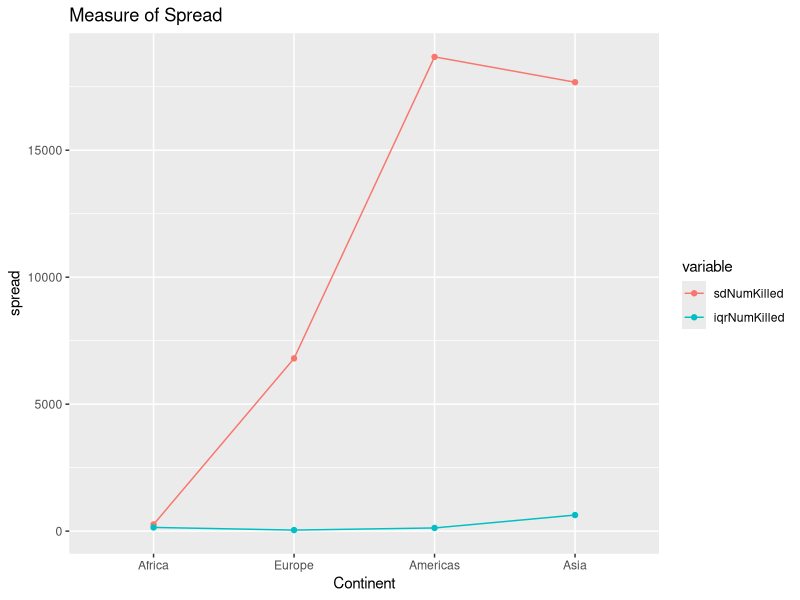
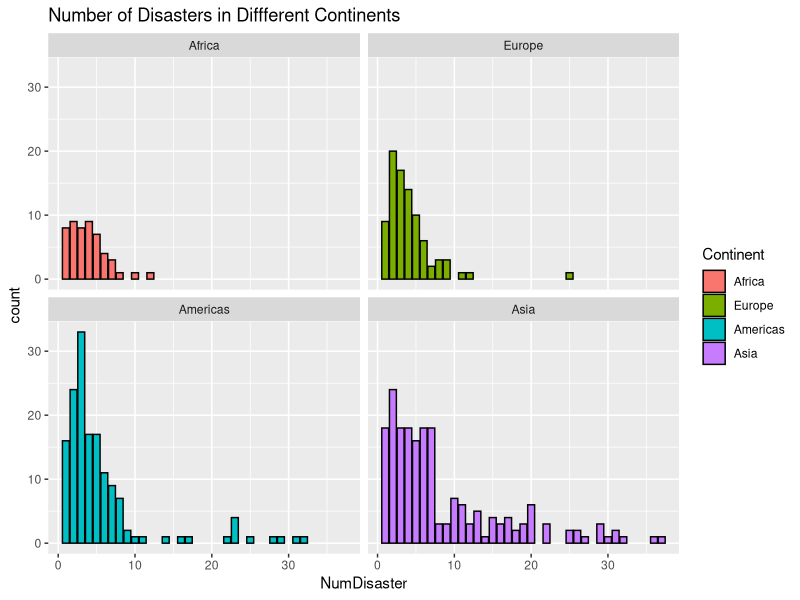
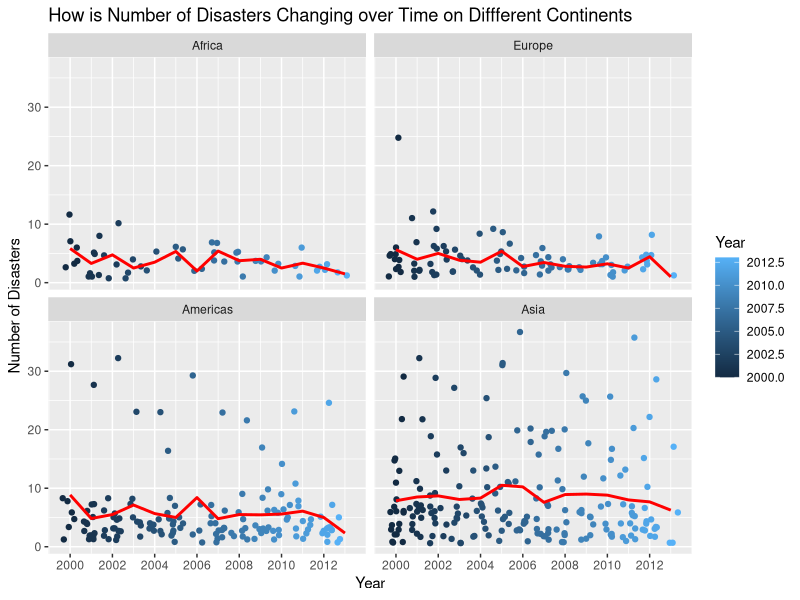
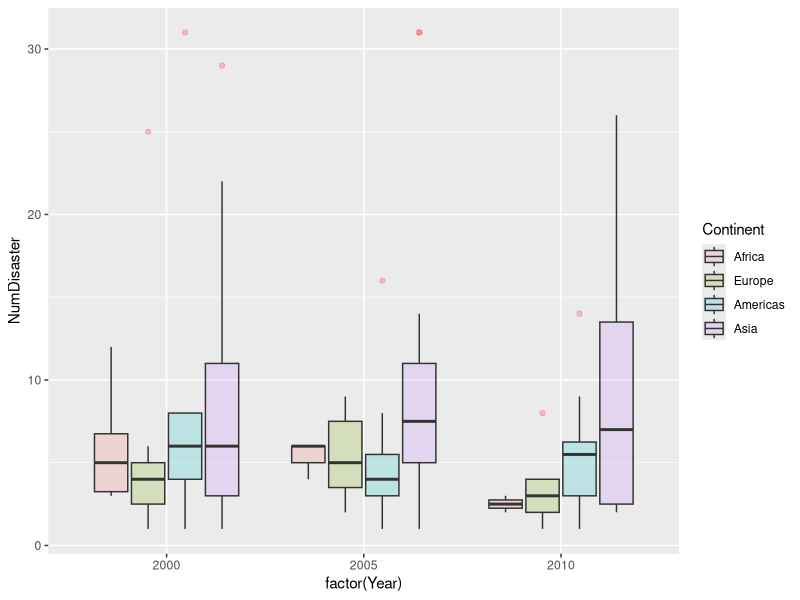
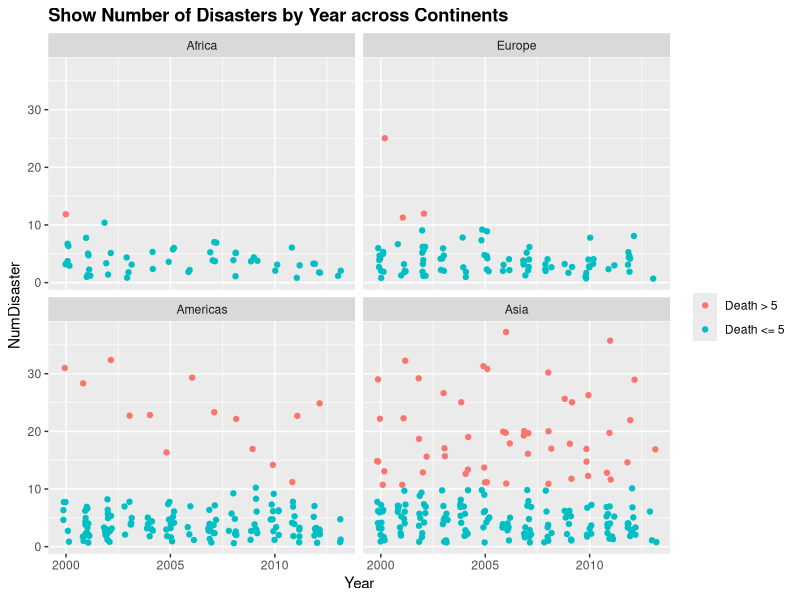
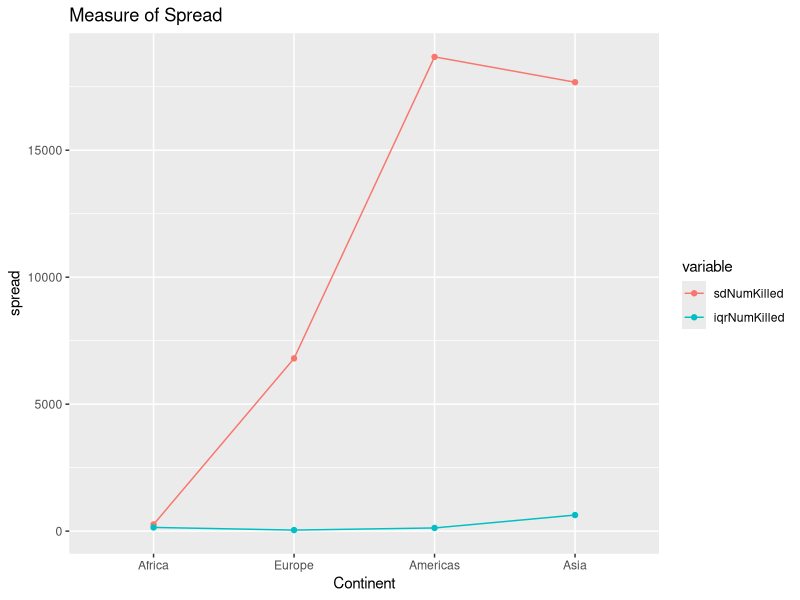
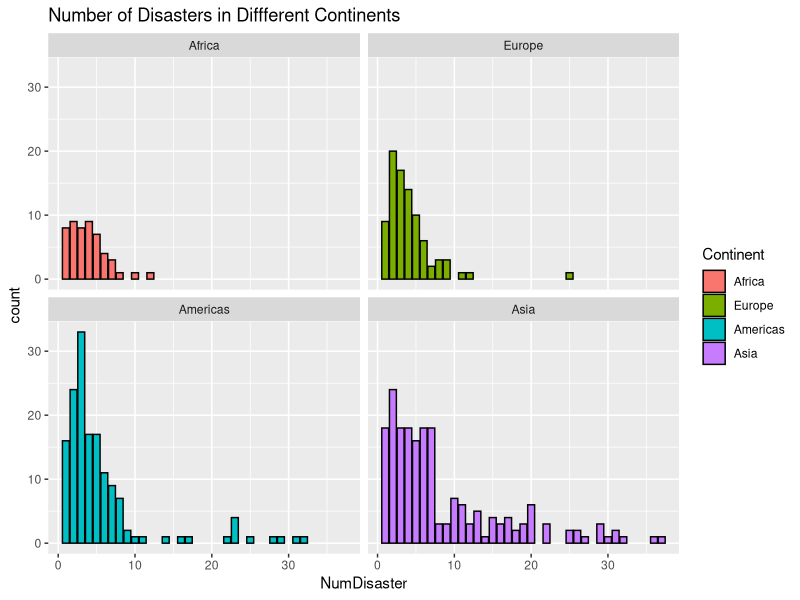
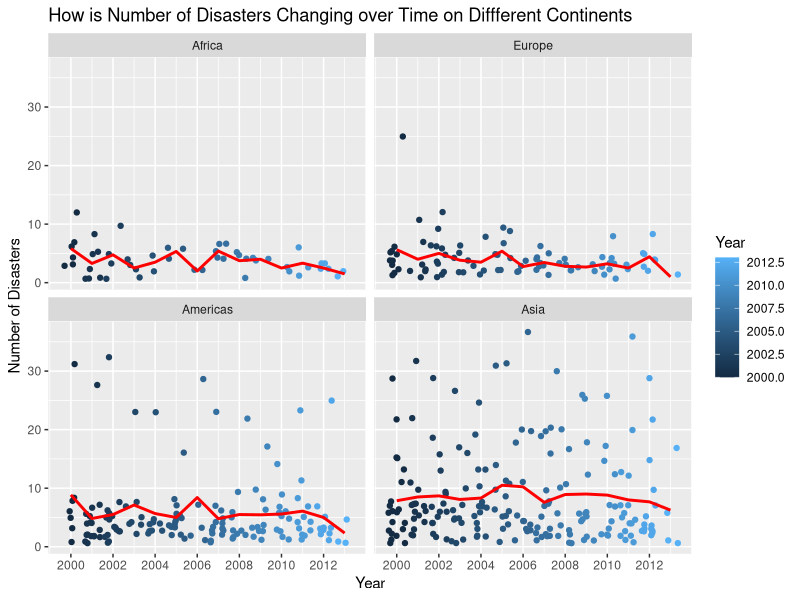

Reproduce these figures in R, in order. (Note: this script raises an error after producing the figures.)
library(arm)
library(ggplot2)
library(plyr)
library(xtable)
library(reshape2)

Disaster <- read.delim("Disaster_clean.tsv")


## Learn from JB's code
## infer order of Race and Film factors from order in file
Disaster <-
  within(Disaster, {
    Continent <- factor(as.character(Continent), levels = unique(Disaster$Continent))
  })


## try to get the spread of death within the continents
spreaddeath <- ddply(Disaster, ~ Continent, summarize,
                     sdNumKilled = sd(NumKilled), 
                     iqrNumKilled = IQR(NumKilled))
write.table (spreaddeath,"spreaddeath.tsv", quote = FALSE,
             sep = "\t", row.names = FALSE)

newspread <- melt(spreaddeath, id="Continent")
ggplot(newspread, aes(x = Continent, y = value, colour = variable)) + 
  geom_point() + geom_line(aes(x=as.numeric(Continent)))+ ylab("spread") +
  ggtitle("Measure of Spread")
ggsave("MeasureofSpread.png")

## try to produce the maximum and minimum statistics 
## for different variables in all continents
## for all continents
maxmean<- ddply(Disaster, ~ Continent, summarize, 
                meanDamage = mean(TotalDamUSD),
                maxDamage= max(TotalDamUSD),
                meanAffPop = mean(NumAffected),
                maxAffPop = max(NumAffected),
                meanInjured = mean(NumInjured),
                maxInjured = max(NumInjured),
                meanDeath = mean(NumKilled),
                maxDeath = max(NumKilled),
                meanHomeless = mean(NumHomeless),
                maxHomeless = max(NumHomeless)
)
write.table (maxmean,"maxmean.tsv", quote = FALSE,
             sep = "\t", row.names = FALSE)

## We have summarized some detailed information about different 
## variables in the dataset. Now, let's discouver more details.
## Let's identify which varibales play an important role to predict 
## the damaged amount from natural disasters.

## First, Let us to fit the full model.
FullModel <- lm(TotalDamUSD ~ NumDisaster + NumKilled + NumInjured +
                  NumAffected +NumHomeless, data = Disaster)
summary(FullModel)

## Based on the summmary, it can be shown that number of disasters 
## played a significant role to determine the damaged amount. 
## Therefore, I will pay more attention on whether
## number of disasters also play an essential role in country level.

mFun <- function(x) {
  model <- lm(TotalDamUSD ~ NumDisaster, x)
  estCoefs <- c(coef(model))
  estSE <- c(se.coef(model))
  ## 2 means 2nd row (we do not want to test intercept), 
  ## 4 means the 4th column, which corresponding to p-value
  p_value <- summary(model)$coefficients[2, 4]  
  names(estCoefs) <- c("intercept", "NumDisaster")
  names(estSE) <- c("SE(intercept)", "SE(NumDisaster)")
  names(p_value) <- "p-value (NumDisaster)"
  return (c(estCoefs,estSE,p_value))
}

mCoefs <- ddply(Disaster, ~Country, mFun)
write.table (mCoefs,"regression.tsv", quote = FALSE,
             sep = "\t", row.names = FALSE)

## Based on above table, we found that even though number 
## of disasters play an critical role in the world level, 
## it does not significant in country level for most countries. 
## It might because the individual country has limited sample size. 
## Thus, the standard error is huge.

## The next topic that I would like to focus on is how is the number of 
## disasters changing over time on different continents.

## To begin with, let us plot the number of disasters in different continents.

ggplot(Disaster,aes(x=NumDisaster, fill= Continent)) + facet_wrap(~Continent)+
  geom_bar(binwidth = 2, color = "black") +
  ggtitle("Number of Disasters in Diffferent Continents")
ggsave("NumDisasCon.png")


## Now, let us look at the number of disasters changing over time on diffferent continents

ggplot(Disaster, aes(x = Year, y = NumDisaster, color = Year))+ 
  geom_jitter() + facet_wrap(~ Continent) + 
  geom_line(stat = "summary", fun.y = "mean", col = "red", lwd = 1) +
  ggtitle("How is Number of Disasters Changing over Time on Diffferent Continents") + 
  scale_x_continuous(name = "Year", breaks = seq(min(Disaster$Year), 
                                                 max(Disaster$Year), by = 2))  + 
  xlab("Year") + ylab("Number of Disasters")
ggsave("NumofDisTimeCon.png")


## Try boxplot for the year 2000, 2005 and 2010
ggplot(subset(Disaster, Year %in% c(2000,2005,2010)), aes(x = factor(Year), 
                                                          y = NumDisaster, 
                                                          fill = Continent), 
       groups = Continent) + geom_boxplot(alpha = 0.2, outlier.colour= "red") 


## Finally, let us try another plot about the number of disasters changing over 
## time on diffferent continents
low_number= 10
ggplot(Disaster, aes(x = Year, y = NumDisaster, 
                     colour = NumDisaster <= low_number)) + 
  geom_jitter(position = position_jitter(width = .2)) + 
  facet_wrap(~ Continent) + 
  ggtitle(paste("NumDisaster <= ", low_number)) + 
  theme(plot.title = element_text(face="bold")) + 
  ggtitle("Show Number of Disasters by Year across Continents") + 
  scale_colour_discrete(name="",breaks=c("FALSE", "TRUE"),
                        labels=c("Death > 5", "Death <= 5"))
ggsave("NumDisasterYC.png")



## By looking at above graph, we can see Americas and Asia have more natural 
## disasters than other continents. Let's have a close look at these two continents.

AsiaAmerica <- subset(Disaster,Continent == c("Asia", "Americas"))

## First, I want to look at dots scatterplot of number of natural disaster over year for China. Why?

ggplot(subset(Disaster, Country == "China P Rep"), aes(x = Year, y = NumKilled)) + 
  geom_line(lwd=1) + xlab("Year") + ylab("Number killed") +
  ggtitle("How is Number of People Killed over time in People's Repubic of China") +
  scale_x_continuous(name = "Year", breaks = seq(min(NDisaster$Year), 
                                                 max(NDisaster$Year), by = 2)) 
ggsave("NumKilledChinaY.png")


## The graph shows that more than 80,000 were killed by natural disaster 
## in the year of 2008 in China. That was Sichuan Earthquake. At that time, 
## I was also in Sichuan and experienced this catastrophe. I feel sorry for 
## those people who lost their lives during this disaster.Since I experienced 
## this natural disaster, I would think this is an important plot for me!!


## Next, I would like to evaluate whether there is a relationship between affected 
## population and death across continents.The question is that whether more people got 
## affected will lead more people be killed? Since some natural disasters caused a lot of 
## people lost lives, I used log transformation (**Question** Log transformation may not make sense?)

ggplot(NDisaster, aes(x = NumAffected, y = NumKilled, color = Continent)) + 
  geom_point() + scale_x_log10() + scale_y_log10()+
  ggtitle("How NumKilled related to NumAffected across Continents") 
ggsave("NumKilledwithAffected.png")

## Based on the graph, it can be seen that with the increase of number of people got affected,
## there is a slightly increasing trend for the number of people got killed.
